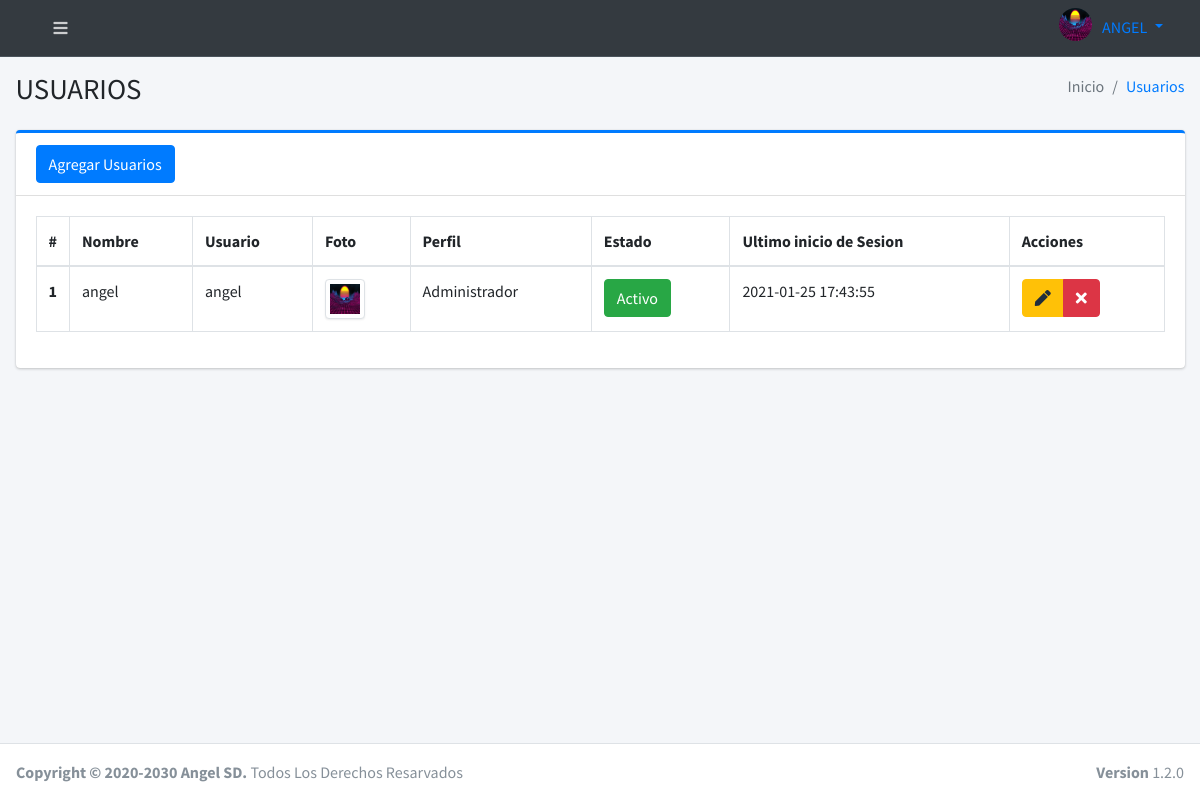
Screenshot of /Usuarios (signed in) with the database file from the repository.
### tables this page shows
CREATE TABLE `usuarios` (
  `id` int(11) NOT NULL,
  `nombre` text NOT NULL,
  `usuario` text NOT NULL,
  `password` text NOT NULL,
  `perfil` text NOT NULL,
  `foto` text NOT NULL,
  `estado` int(11) NOT NULL,
  `ultimo_login` datetime NOT NULL,
  `fecha` timestamp NOT NULL DEFAULT current_timestamp() ON UPDATE current_timestamp()
);

### controladores/plantilla.controlador.php (called while the page is built)
<?php
class ControladorPlantilla{
    static public function ctrPlantilla(){
        include "vistas/plantilla.php";
    }
}

### index.php (called while the page is built, shortened)
<?php
require_once "controladores/plantilla.controlador.php";
require_once "controladores/usuarios.controlador.php";
require_once "controladores/productos.controlador.php";
require_once "modelos/usuarios.modelo.php";
$plantilla = new ControladorPlantilla();
$plantilla->ctrPlantilla();

### controladores/usuarios.controlador.php (called while the page is built, shortened)
<?php
class ControladorUsuarios
{
	static public function ctrMostrarUsuarios($item, $valor)
	{
		$tabla = "usuarios";
		$respuesta = ModeloUsuarios::mdlMostrarUsuarios($tabla, $item, $valor);
		return $respuesta;
	}
}

### modelos/conexion.php (called while the page is built)
<?php
 class conexion{
 	static public function conectar(){
 		$link = new PDO("mysql:host=localhost;dbname=posf","root","");
 		$link ->exec("set names uto8");
 		 return $link;
 	}
 }

### modelos/usuarios.modelo.php (called while the page is built, shortened)
<?php
require_once "conexion.php";
class ModeloUsuarios
{
	static public function mdlMostrarUsuarios($tabla, $item, $valor)
	{
         if($item!=null){
		$stmt = Conexion::conectar()->prepare("SELECT * FROM $tabla WHERE $item = :$item");
		$stmt->bindParam(":" . $item, $valor, PDO::PARAM_STR);
		$stmt->execute();
		return $stmt->fetch();
		}else{
		$stmt = Conexion::conectar()->prepare("SELECT * FROM $tabla" );
		$stmt->bindParam(":" . $item, $valor, PDO::PARAM_STR);
		$stmt->execute();
		return $stmt->fetchAll();
		}
	}
}

### vistas/modulos/Usuarios.php (the view, shortened to what this page needs)
<div class="content-wrapper">
  <section class="content-header">
    <div class="container-fluid">
      <div class="row mb-2">
        <div class="col-sm-6">
          <h1>USUARIOS</h1>
        </div>
        <div class="col-sm-6">
          <ol class="breadcrumb float-sm-right">
            <li class="breadcrumb-item active">Inicio</li>
            <li class="breadcrumb-item"><a href="Usuarios">Usuarios</a></li>
          </ol>
        </div>
      </div>
    </div>
  </section>
  <section class="content">
    <div class="container-fluid">
      <div class="row">
        <div class="col-12">
          <div class="card card-primary card-outline">
            <div class="card-header">
              <button class="btn btn-primary" data-toggle="modal" data-target="#modalAgregarUsuario">Agregar Usuarios</button>
            </div>
            <div class="card-body">
              <div class="box-body">
                <table id="example2" class="table table-bordered table-hover tablas tabladatatable">
                  <thead>
                    <tr>
                      <th style="width:10px">#</th>
                      <th>Nombre</th>
                      <th>Usuario</th>
                      <th>Foto</th>
                      <th>Perfil</th>
                      <th>Estado</th>
                      <th>Ultimo inicio de Sesion </th>
                      <th>Acciones</th>
                    </tr>
                  </thead>
                  <tbody>
                    <?php
                    $item = null;
                    $valor = null;
                    $usuarios = ControladorUsuarios::ctrMostrarUsuarios($item, $valor);
                    foreach ($usuarios as $key => $value) {
                      echo '<tr>
 <th scope="row">' . ($key + 1) . ' </th>
 <td>' . $value['nombre'] . '</td>
 <td>' . $value['usuario'] . '</td>';
                      if ($value["foto"] != "") {
                        echo '<td><img src="' . $value['foto'] . '" class="img-thumbnail" width="40px"></td>';
                      } else {
                        echo '<td><img src="vistas/img/user.png" class="img-thumbnail" width="40px"></td>';
                      }
                      echo '<td>' . $value["perfil"] . '</td>';
                      if ($value["estado"] != 0) {
                        echo '<td><button class="btn btn-success  btnActivar" idUsuario="' . $value["id"] . '" estadoUsuario="0">Activo</button></td>';
                      } else {
                        echo '<td><button class="btn btn-danger  btnActivar" idUsuario="' . $value["id"] . '" estadoUsuario="1">Inactivo</button></td>';
                      }
                      echo '
 <td>' . $value['ultimo_login'] . '</td>
       <td>
         <div class="btn-group">
           <button class="btn btn-warning btnEditarUsuario"idUsuario="' . $value["id"] . '" data-toggle="modal" data-target="#modalEditarUsuario "><i class="fa fa-pen"></i></button>
             <button class="btn btn-danger  btnEliminarUsuario" idUsuario="' . $value["id"] . '" fotoUsuario="' . $value["foto"] . '" usuario="' . $value["usuario"] . '"><i class="fa fa-times"></i></button>
         </div>
</tr>';
                    }
                    ?>
                  </tbody>
                </table>
              </div>
            </div>
          </div>
        </div>
      </div>
    </div>
  </section>
</div>

### rows the page displays
usuarios: nombre "angel", usuario "angel", foto (picture), perfil "Administrador", ultimo_login "2021-01-25 17:43:55"

### other values shown
$_SESSION["nombre"] "ANGEL"
